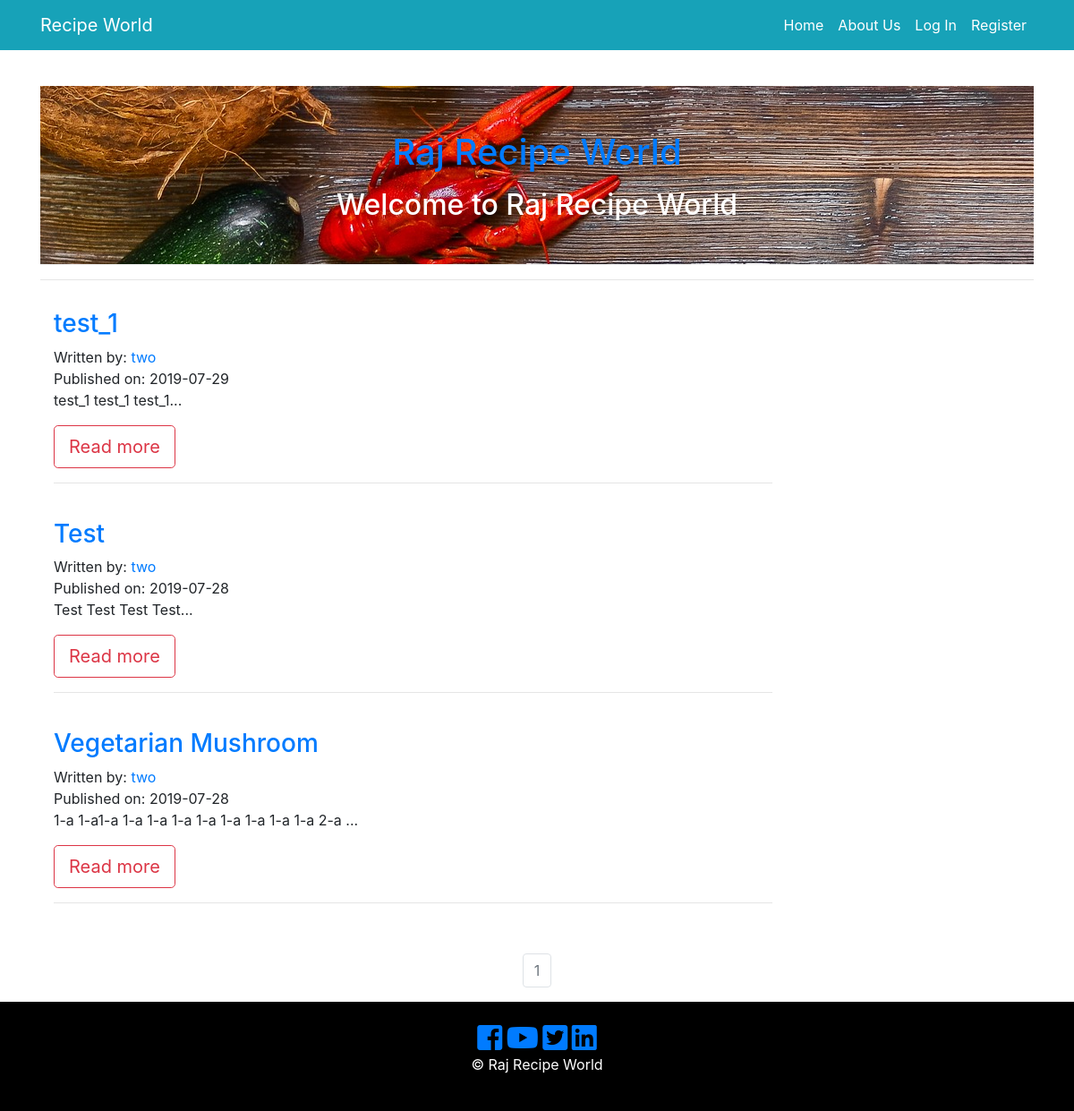
Before: / with the older database file.
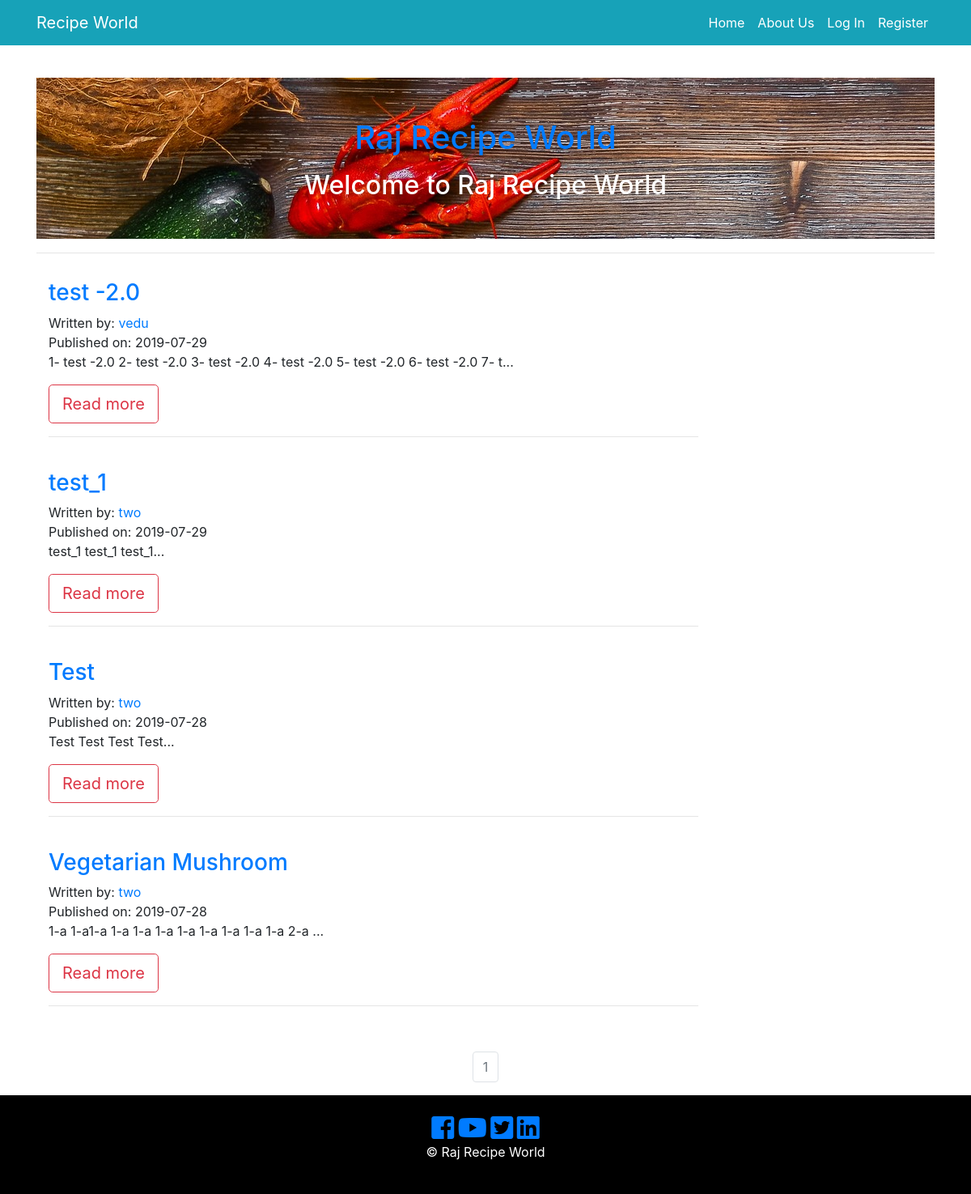
After: the same page with the newer database file.
### recipe_app/models.py (models this page shows, shortened)
class RecipePost(db.Model):
    users = db.relationship(User)
    id = db.Column(db.Integer, primary_key=True)
    user_id = db.Column(db.Integer, db.ForeignKey('users.id'), nullable=False)
    date = db.Column(db.DateTime, nullable=False, default=datetime.utcnow)
    recipe_image = db.Column(db.String(128), default=None, nullable=True)
    recipe_name = db.Column(db.String(164), nullable=False)
    course = db.Column(db.String(164), nullable=False)
    food_category = db.Column(db.String(164), nullable=False)
    cuisine = db.Column(db.String(164), nullable=False)
    prep_time = db.Column(db.String(164), nullable=False)
    cook_time = db.Column(db.String(164), nullable=False)
    allergens = db.Column(db.String(164), nullable=False)
    serving = db.Column(db.String(164), nullable=False)
    ingredients = db.Column(db.Text, nullable=False)
    recipe_description = db.Column(db.Text, nullable=False)

class User(db.Model, UserMixin):
     __tablename__ = 'users'
     id = db.Column(db.Integer, primary_key = True)
     picture = db.Column(db.String(128), default='default_profile.png', nullable=False)
     email = db.Column(db.String(64), unique=True, index=True)
     username = db.Column(db.String(64), unique=True, index=True)
     password_hash = db.Column(db.String(128))
     recipe = db.relationship('RecipePost', backref='author', lazy=True)

### recipe_app/core/views.py (the view)
@core.route('/')
def index():
    page = request.args.get('page', 1, type=int)
    all_recipies_posts = RecipePost.query.order_by(RecipePost.date.desc()).paginate(page=page, per_page=10)
    return render_template('index.html', all_recipies_posts = all_recipies_posts)

### recipe_app/templates/index.html (shortened to what this page needs)
{% extends "base.html" %}
{% block content %}
<header id="page-header">
    <div class="container">
      <div class="row">
        <div class="col-md-12 m-auto text-center">
          <h1 class = "text-primary"> Raj Recipe World </h1>
          <p> <h2 class = "text-secondar"> Welcome to Raj Recipe World </h2> </p>
        </div>
      </div>
    </div>
  </header>
  <hr>
<section id="info" class="py-3">
  <div class="container">
    {% for recipe in all_recipies_posts.items %}
    <div class="row">
      <div class="col-md-9 align-self-center">
        <h3> <a href="{{ url_for('recipe_posts.recipe_post', recipe_post_id=recipe.id) }}">{{ recipe.recipe_name }}</a> </h3>
          <p>
            Written by: <a href="{{ url_for('users.user_recipies', username = recipe.author.username) }}">{{ recipe.author.username }}</a>
            <br/>
            Published on: {{ recipe.date.strftime('%Y-%m-%d') }}
            <br/>
            {{ recipe.recipe_description[:100] }}...
            </p>
              <a href="{{ url_for('recipe_posts.recipe_post', recipe_post_id=recipe.id) }}" class="btn btn-outline-danger btn-lg">Read more</a>
              <hr>
               <br/>
          </div>
            <div class="col-md-3">
             </div>
           </div>
           {% endfor %}
         </div>
       </section>
<nav aria-label="Page navigation example">
  <ul class="pagination justify-content-center">
    {% for page_num in all_recipies_posts.iter_pages(left_edge=1, right_edge=1, left_current=1, right_current=2) %}
            {% if all_recipies_posts.page == page_num %}
              <li class="page-item disabled">
                <a class="page-link" href="{{ url_for('core.index', page=page_num) }}">{{ page_num }}</a>
              </li>
            {% else %}
              <li class="page-item">
                <a class="page-link" href="{{ url_for('core.index', page=page_num) }}">{{ page_num }}</a>
              </li>
            {% endif %}
    {% endfor %}
  </ul>
</nav>
{% endblock %}

### recipe_app/templates/base.html (shortened to what this page needs)
<!DOCTYPE html>
<html>
  <head>
      <link rel="stylesheet" href="https://stackpath.bootstrapcdn.com/bootstrap/4.3.1/css/bootstrap.min.css">
      <link type="text/css" rel="stylesheet" href="{{ url_for('static', filename='css/master.css') }}"/>
      <link rel="stylesheet" href="https://use.fontawesome.com/releases/v5.3.1/css/all.css"
>
  </head>
<body>
  <header class="py-5" >
<nav class="navbar navbar-expand-sm navbar-dark bg-info fixed-top ">
    <div class="container">
      <a href="{{ url_for('core.index') }}" target="_blank" class="navbar-brand">Recipe World</a>
      <div class="collapse navbar-collapse" id="navbarCollapse">
         <ul class="navbar-nav ml-auto">
            <li class="nav-item active">
              <a class="nav-link text-white" href="{{ url_for('core.index') }}">Home</a>
            </li>
            <li class="nav-item">
              <a class="nav-link text-white" href="{{ url_for('core.info') }}">About Us</a>
            </li>
            {% if current_user.is_authenticated %}
            <li class="nav-item">
                <a class="nav-link text-white" href="{{ url_for('users.logout') }}">Log Out</a>
            </li>
            <li class="nav-item">
                <a class="nav-link text-white" href="{{ url_for('users.account') }}">Account</a>
            </li>
            <li class="nav-item">
                <a class="nav-link text-white" href="{{ url_for('recipe_posts.create_recipe') }}">Add Recipe</a>
            </li>
             <li class="nav-item">
                <a class="nav-link text-white" href="{{ url_for('users.user_recipies' , username=current_user.username) }}">{{ current_user }}</a>
              </li>
              {% else %}
              <li class="nav-item">
                  <a class="nav-link text-white" href="{{ url_for('users.login') }}"> Log In </a>
              </li>
              <li class="nav-item">
                  <a class="nav-link text-white" href="{{ url_for('users.register') }}"> Register </a>
              </li>
              {% endif %}
    </ul>
    </div>
   </div>
  </nav>
 </header>
<div class="container">
  {% block content %}
  {% endblock %}
</div>
         <footer id="main-footer" class="text-center p-4">
          <div class="container">
              <div class="row">
                <div class="col">
                    <a href="#"> <i class="fab fa-facebook-square fa-2x"> </i> </a>
                    <a href="#"> <i class="fab fa-youtube fa-2x"> </i> </a>
                    <a href="#"> <i class="fab fa-twitter-square fa-2x"></i> </a>
                    <a href="#"> <i class="fab fa-linkedin fa-2x"></i> </a>
                  <p> &copy;
                     Raj Recipe World </p>
                </div>
              </div>
            </div>
          </footer>
  </body>
</html>

### recipe_app/static/css/master.css (style rules this page uses)
#page-header { height: 200px; background: url('../img/food1.jpg'); background-position: 0 -360px; background-attachment: fixed; color: #fff; border-bottom: 1px #eee solid; padding-top: 50px; }
#main-footer { background: #000; color: #fff; }

Changed rows visible on the page:
added RecipePost: recipe_name "test -2.0", author.username "vedu", date "2019-07-29", recipe_description "1- test -2.0 2- test -2.0 3- test -2.0 4- test -2.0 5- test -2.0 6- test -2.0 7- t"
